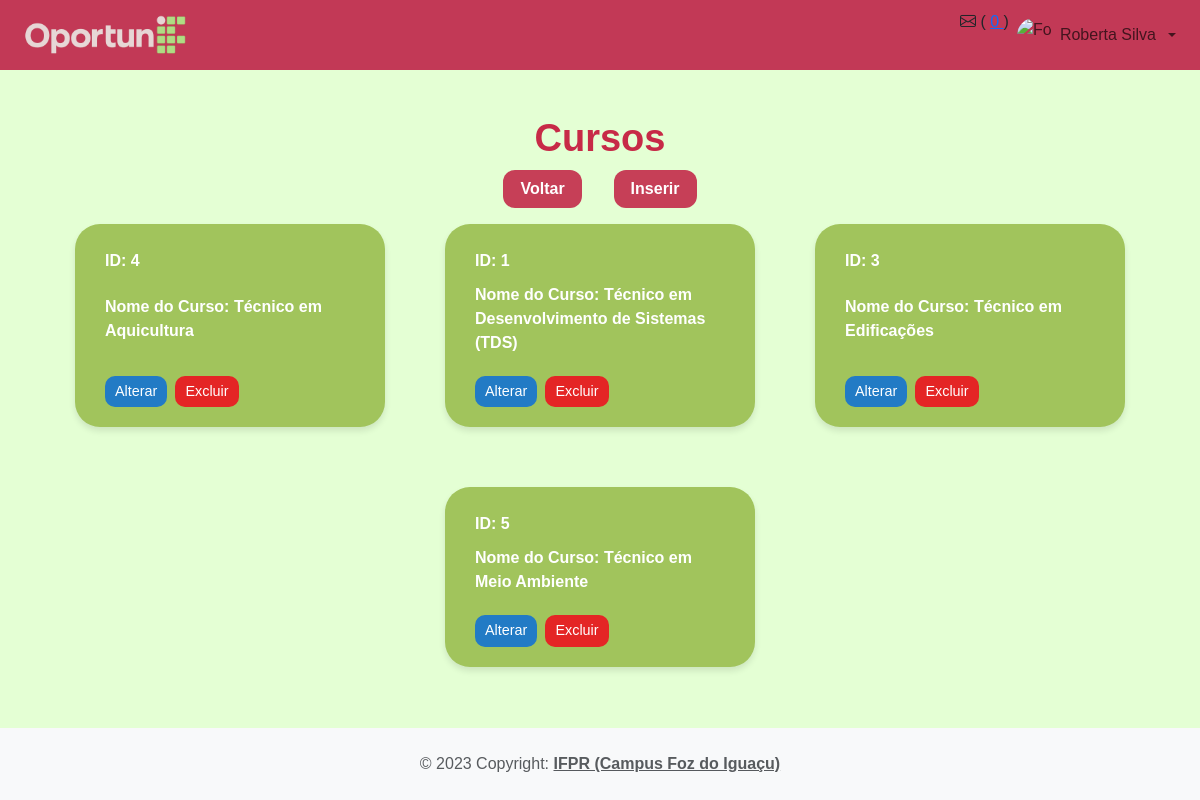
The app's page /app/controller/CursoController.php?action=list (signed in) with its own data.
### tables this page shows
CREATE TABLE `cursos` (
  `idCursos` int(11) NOT NULL,
  `nome` varchar(45) DEFAULT NULL
);

### app/controller/CursoController.php (called while the page is built, shortened)
<?php
require_once(__DIR__ . "/../dao/CursoDAO.php");
require_once(__DIR__ . "/../model/Curso.php");
class CursoController extends Controller
{
    private CursoDAO $cursoDAO;
    public function __construct()
    {
        $this->cursoDAO = new CursoDAO();
        $this->handleAction();
    }
    protected function list()
    {
        $cursos = $this->cursoDAO->list();
        $dados['cursos'] = $cursos;
        $this->loadView("curso/curso_list.php", $dados);
    }
}
new CursoController();

### app/model/Curso.php (called while the page is built)
<?php
class Curso
{
    private ?int $id;
    private ?string $nome;
    public function __construct()
    {
        $this->nome = null;
    }
    public function getNome(): ?string
    {
        return $this->nome;
    }
    public function setNome(?string $nome): self
    {
        $this->nome = $nome;
        return $this;
    }
    public function getId(): ?int
    {
        return $this->id;
    }
    public function setId(?int $id): self
    {
        $this->id = $id;
        return $this;
    }
}

### app/dao/CursoDAO.php (called while the page is built, shortened)
<?php
include_once(__DIR__ . "/../model/Curso.php");
class CursoDAO
{
    public function list()
    {
        $conn = Connection::getConn();
        $sql = "SELECT * FROM cursos ORDER BY nome";
        $stm = $conn->prepare($sql);
        $stm->execute();
        $result = $stm->fetchAll();
        return $this->mapCursos($result);
    }
    private function mapCursos($result)
    {
        $cursos = [];
        foreach ($result as $reg) {
            $curso = new Curso();
            $curso->setId($reg["idCursos"]);
            $curso->setNome($reg["nome"]);
            array_push($cursos, $curso);
        }
        return $cursos;
    }
}

### app/view/curso/curso_list.php (the view)
<?php
require_once(__DIR__ . "/../include/header.php");
require_once(__DIR__ . "/../include/menu.php");
?>
<link rel="stylesheet" href="<?= BASEURL ?>/view/css/cursol.css">
<h3>Cursos</h3>
<div class="container table-container">
    <div class="row mb-3 align-items-center justify-content-center">
        <div class="col-auto">
            <a class="btn btn-secondary"
                href="<?= BASEURL ?>/controller/HomeController.php?action=home">
                Voltar
            </a>
        </div>
        <div class="col-auto ms-2">
            <a class="btn btn-success"
                href="<?= BASEURL ?>/controller/CursoController.php?action=create">
                Inserir
            </a>
        </div>
    </div>
    <div class="user-cards">
        <?php if (!empty($dados['cursos'])): ?>
            <?php foreach ($dados['cursos'] as $curso): ?>
                <div class="user-card">
                    <p><strong>ID:</strong> <?= $curso->getId(); ?></p>
                    <p><strong>Nome do Curso:</strong> <?= $curso->getNome(); ?></p>
                    <div class="d-flex mt-3">
                        <a class="btn btn-primary me-2"
                            href="<?= BASEURL ?>/controller/CursoController.php?action=edit&id=<?= $curso->getId() ?>">
                            Alterar
                        </a>
                        <a class="btn btn-danger"
                            onclick="return confirm('Confirma a exclusão do curso?');"
                            href="<?= BASEURL ?>/controller/CursoController.php?action=delete&id=<?= $curso->getId() ?>">
                            Excluir
                        </a>
                    </div>
                </div>
            <?php endforeach; ?>
        <?php else: ?>
            <p class="text-center mt-4" style="color:#c63f57; font-weight:bold;">Nenhum curso cadastrado.</p>
        <?php endif; ?>
    </div>
</div>
<?php
require_once(__DIR__ . "/../include/footer.php");
?>

### app/view/css/menu.css (style rules this page uses)
* { margin: 0; padding: 0; box-sizing: border-box; }

### app/view/css/cursol.css (style rules this page uses)
body { background-color: #e4ffd4; font-family: Arial, sans-serif; }
h3 { text-align: center; color: #c72a47; font-size: 38px; font-weight: bold; margin-top: 30px; }
.btn-success, .btn-secondary { border-radius: 12px; padding: 7px 17px; font-weight: bold; border: none; transition: background-color 0.3s ease; }
.btn-success { background-color: #c63f57; color: white; }
.btn-secondary { background-color: #c63f57; color: white; }
.container.table-container { max-width: 1200px; margin: auto; }
.user-cards { display: flex; flex-wrap: wrap; gap: 60px; justify-content: center; }
.user-card { background-color: #a1c45c; color: white; border-radius: 25px; padding: 20px 30px; width: 310px; box-shadow: 0 4px 6px rgba(0,0,0,0.1); display: flex; flex-direction: column; justify-content: space-between; }
.user-card p { margin: 5px 0; font-weight: bold; }
.user-card .btn { border-radius: 10px; padding: 5px 10px; margin-right: 15px; font-size: 0.9em; border: none; transition: background-color 0.3s ease; align-self: flex-start; }
.user-card .btn-primary { background-color: #227bc5; color: white; }
.user-card .btn-danger { background-color: #e42525; color: white; }

### app/view/include/footer.php (style rules this page uses)
body { min-height: 100vh; display: flex; flex-direction: column; margin: 0; }

### records on screen
cursos: idCursos "4", nome "Técnico em Aquicultura"
cursos: idCursos "1", nome "Técnico em Desenvolvimento de Sistemas (TDS)"
cursos: idCursos "3", nome "Técnico em Edificações"
cursos: idCursos "5", nome "Técnico em Meio Ambiente"

### other values on screen
$nome "Roberta Silva"
